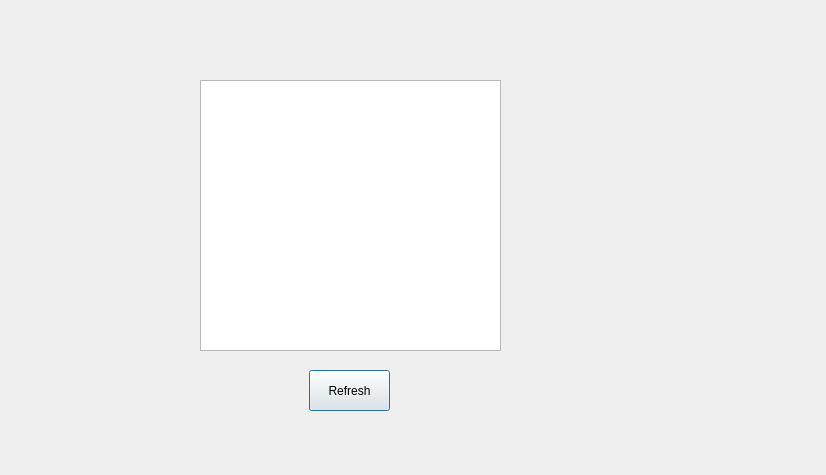
<?xml version="1.0" encoding="UTF-8"?>
<ui version="4.0">
 <class>displayInformation</class>
 <widget class="QDialog" name="displayInformation">
  <property name="geometry">
   <rect>
    <x>0</x>
    <y>0</y>
    <width>826</width>
    <height>475</height>
   </rect>
  </property>
  <property name="windowTitle">
   <string>Dialog</string>
  </property>
  <widget class="QPushButton" name="pushButton">
   <property name="geometry">
    <rect>
     <x>309</x>
     <y>370</y>
     <width>81</width>
     <height>41</height>
    </rect>
   </property>
   <property name="text">
    <string>Refresh</string>
   </property>
  </widget>
  <widget class="QTableView" name="tableView">
   <property name="geometry">
    <rect>
     <x>200</x>
     <y>80</y>
     <width>301</width>
     <height>271</height>
    </rect>
   </property>
  </widget>
 </widget>
 <resources/>
 <connections/>
</ui>
